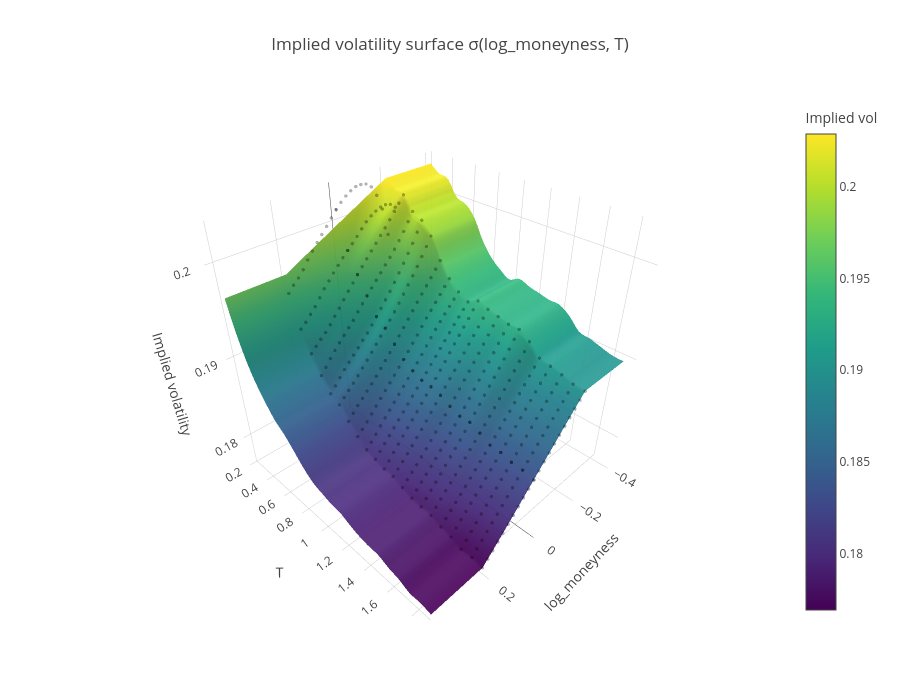

The notebook cell saved with this chart:
### Code cell
IV_surface = np.sqrt(np.maximum(W_surface, 0.0) / T_grid_dense[:, None])

fig = go.Figure()

fig.add_surface(
    x=log_moneyness_grid,
    y=T_grid_dense,
    z=IV_surface,
    colorscale="Viridis",
    opacity=0.95,
    colorbar=dict(title="Implied vol")
)

# (optionnel) Scatter marché
fig.add_scatter3d(
    x=df["log_moneyness"],
    y=df["T"],
    z=df["iv_mid"],
    mode="markers",
    marker=dict(size=2, opacity=0.3),
    name="Market data"
)

fig.update_layout(
    title="Implied volatility surface σ(log_moneyness, T)",
    scene=dict(
        xaxis_title="log_moneyness",
        yaxis_title="T",
        zaxis_title="Implied volatility",
    ),
    width=900,
    height=700,
)

fig.show()

### Figure 1 — Plotly figure (JSON) as saved in the notebook; plotly's stock layout.template omitted (floating-point values rounded to 4 significant figures; data arrays with more than 128 entries replaced by an {"elided": "..."} marker saying what was removed)
{"data": [{"colorbar": {"title": {"text": "Implied vol"}}, "colorscale": [[0, "#440154"], [0.1111, "#482878"], [0.2222, "#3e4989"], [0.3333, "#31688e"], [0.4444, "#26828e"], [0.5556, "#1f9e89"], [0.6667, "#35b779"], [0.7778, "#6ece58"], [0.8889, "#b5de2b"], [1, "#fde725"]], "opacity": 0.95, "type": "surface", "x": [-0.4, -0.3933, -0.3867, -0.38, -0.3733, -0.3667, -0.36, -0.3533, -0.3467, -0.34, -0.3333, -0.3267, -0.32, -0.3133, -0.3067, -0.3, -0.2933, -0.2867, -0.28, -0.2733, -0.2667, -0.26, -0.2533, -0.2467, -0.24, -0.2333, -0.2267, -0.22, -0.2133, -0.2067, -0.2, -0.1933, -0.1867, -0.18, -0.1733, -0.1667, -0.16, -0.1533, -0.1467, -0.14, -0.1333, -0.1267, -0.12, -0.1133, -0.1067, -0.1, -0.09333, -0.08667, -0.08, -0.07333, -0.06667, -0.06, -0.05333, -0.04667, -0.04, -0.03333, -0.02667, -0.02, -0.01333, -0.006667, 0.0, 0.006667, 0.01333, 0.02, 0.02667, 0.03333, 0.04, 0.04667, 0.05333, 0.06, 0.06667, 0.07333, 0.08, 0.08667, 0.09333, 0.1, 0.1067, 0.1133, 0.12, 0.1267, 0.1333, 0.14, 0.1467, 0.1533, 0.16, 0.1667, 0.1733, 0.18, 0.1867, 0.1933, 0.2, 0.2067, 0.2133, 0.22, 0.2267, 0.2333, 0.24, 0.2467, 0.2533, 0.26, 0.2667, 0.2733, 0.28, 0.2867, 0.2933, 0.3, 0.3067, 0.3133, 0.32, 0.3267, 0.3333, 0.34, 0.3467, 0.3533, 0.36, 0.3667, 0.3733, 0.38, 0.3867, 0.3933, 0.4], "y": [0.2466, 0.2744, 0.3023, 0.3302, 0.358, 0.3859, 0.4137, 0.4416, 0.4695, 0.4973, 0.5252, 0.5531, 0.5809, 0.6088, 0.6366, 0.6645, 0.6924, 0.7202, 0.7481, 0.7759, 0.8038, 0.8317, 0.8595, 0.8874, 0.9153, 0.9431, 0.971, 0.9988, 1.027, 1.055, 1.082, 1.11, 1.138, 1.166, 1.194, 1.222, 1.25, 1.277, 1.305, 1.333, 1.361, 1.389, 1.417, 1.445, 1.472, 1.5, 1.528, 1.556, 1.584, 1.612, 1.64, 1.668, 1.695, 1.723, 1.751, 1.779, 1.807, 1.835, 1.863, 1.89], "z": {"elided": "60x121 float values"}}, {"marker": {"opacity": 0.3, "size": 2}, "mode": "markers", "name": "Market data", "type": "scatter3d", "x": {"elided": "462 float values"}, "y": {"elided": "462 float values"}, "z": {"elided": "462 float values"}}], "layout": {"height": 700, "scene": {"xaxis": {"title": {"text": "log_moneyness"}}, "yaxis": {"title": {"text": "T"}}, "zaxis": {"title": {"text": "Implied volatility"}}}, "title": {"text": "Implied volatility surface σ(log_moneyness, T)"}, "width": 900}}
